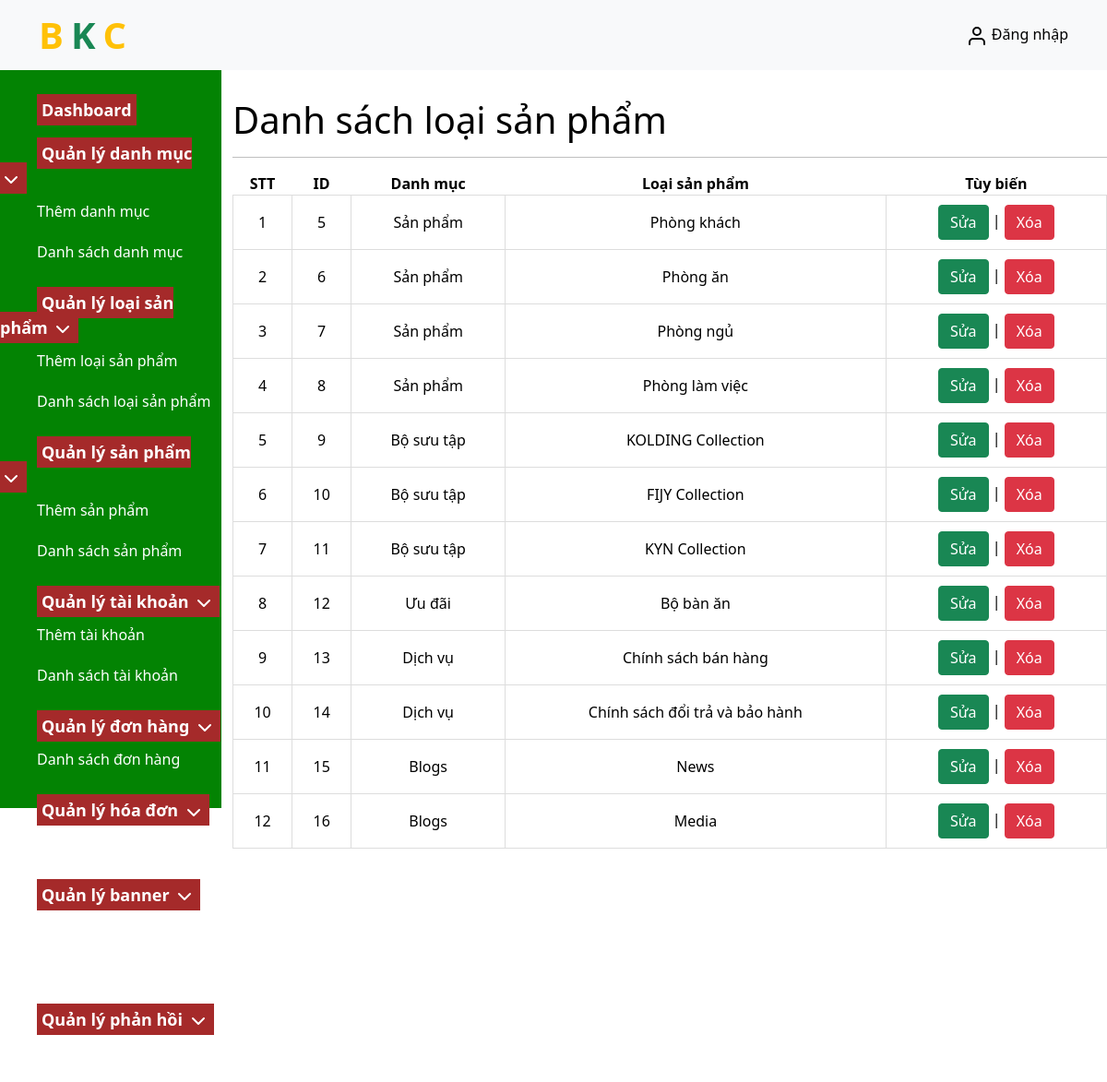
Screenshot of /Moho-Web/brandlist.php with the database file from the repository.
### tables this page shows
CREATE TABLE `tbl_brand` (
  `brand_id` int(11) NOT NULL,
  `cartegory_id` int(11) NOT NULL,
  `brand_name` varchar(255) NOT NULL
);

CREATE TABLE `tbl_cartegory` (
  `cartegory_id` int(11) NOT NULL,
  `cartegory_name` varchar(255) NOT NULL
);

### Moho-Web/database.php (called while the page is built, shortened)
<?php
class Database{
    public $host = DB_HOST;
    public $user = DB_USER;
    public $pass = DB_PASS;
    public $dbname = DB_NAME;
    public $link;
    private function connectDB(){
        $this->link = new mysqli($this->host,$this->user,$this->pass,$this->dbname);
    }
    public function select($query){
        $result = $this->link->query($query) or
        die($this->link->error.__LINE__);
        if($result->num_rows > 0){
            return $result;
        }
        else{
            return false;
        }
    }
}
?>

### Moho-Web/class/brand_class.php (called while the page is built, shortened)
<?php
    include "database.php";
?>
<?php
    class brand {
        private $db;
        public function __construct()
        {
            $this->db = new Database();
        }
        public function show_brand(){
            $query = "SELECT tbl_brand.*,tbl_cartegory.cartegory_name
            FROM tbl_brand INNER JOIN tbl_cartegory ON tbl_brand.cartegory_id = tbl_cartegory.cartegory_id
            ORDER BY tbl_brand.brand_id";
            $result = $this->db->select($query);
            return $result;
        }
    }
?>

### Moho-Web/brandlist.php (the view)
<?php
include "header.php";
include "slider.php";
include "class/brand_class.php";
?>
<?php
$brand = new brand;
$show_brand = $brand->show_brand();
?>
<div class="admin-content-right">
    <div class="admin-content-right-cartegory-list">
        <h1>Danh sách loại sản phẩm</h1><hr>
        <table>
            <tr>
                <th>STT</th>
                <th>ID</th>
                <th>Danh mục</th>
                <th>Loại sản phẩm</th>
                <th>Tùy biến</th>
            </tr>
            <?php
            if ($show_brand) {
                $i = 0;
                while ($result = $show_brand->fetch_assoc()) { $i++;
            ?>
                    <tr>
                        <td><?php echo $i ?></td>
                        <td><?php echo $result['brand_id'] ?></td>
                        <td><?php echo $result['cartegory_name'] ?></td>
                        <td><?php echo $result['brand_name'] ?></td>
                        <td>
                            <a class="btn btn-success" href="brandedit.php?brand_id=<?php echo $result['brand_id']?>">Sửa</a> |
                            <a class="btn btn-danger" onclick="return confirm('Bạn có muốn xóa');" href="branddelete.php?brand_id=<?php echo $result['brand_id']?>">Xóa</a>
                        </td>
                    </tr>
            <?php
                }
            }
            ?>
        </table>
    </div>
</div>
</section>
</body>
</html>

### CSS/Admin.css (style rules this page uses)
* { padding: 0; margin: 0; box-sizing: border-box; color: black; outline: none; }
a { text-decoration: none; }
.admin-content-right { width: 80%; padding: 30px 0 0 12px; }
.admin-content-right-cartegory_list table tr th,td { border: 1px solid #dddddd; padding: 10px; text-align: center; }
table { border-collapse: collapse; text-align: center; width: 100%; }

### rows the page displays
tbl_brand: brand_id "5", cartegory.cartegory_name "Sản phẩm", brand_name "Phòng khách"
tbl_brand: brand_id "6", cartegory.cartegory_name "Sản phẩm", brand_name "Phòng ăn"
tbl_brand: brand_id "7", cartegory.cartegory_name "Sản phẩm", brand_name "Phòng ngủ"
tbl_brand: brand_id "8", cartegory.cartegory_name "Sản phẩm", brand_name "Phòng làm việc"
tbl_brand: brand_id "9", cartegory.cartegory_name "Bộ sưu tập", brand_name "KOLDING Collection"
tbl_brand: brand_id "10", cartegory.cartegory_name "Bộ sưu tập", brand_name "FIJY Collection"
tbl_brand: brand_id "11", cartegory.cartegory_name "Bộ sưu tập", brand_name "KYN Collection"
tbl_brand: brand_id "12", cartegory.cartegory_name "Ưu đãi", brand_name "Bộ bàn ăn"
tbl_brand: brand_id "13", cartegory.cartegory_name "Dịch vụ", brand_name "Chính sách bán hàng"
tbl_brand: brand_id "14", cartegory.cartegory_name "Dịch vụ", brand_name "Chính sách đổi trả và bảo hành"
tbl_brand: brand_id "15", cartegory.cartegory_name "Blogs", brand_name "News"
tbl_brand: brand_id "16", cartegory.cartegory_name "Blogs", brand_name "Media"
